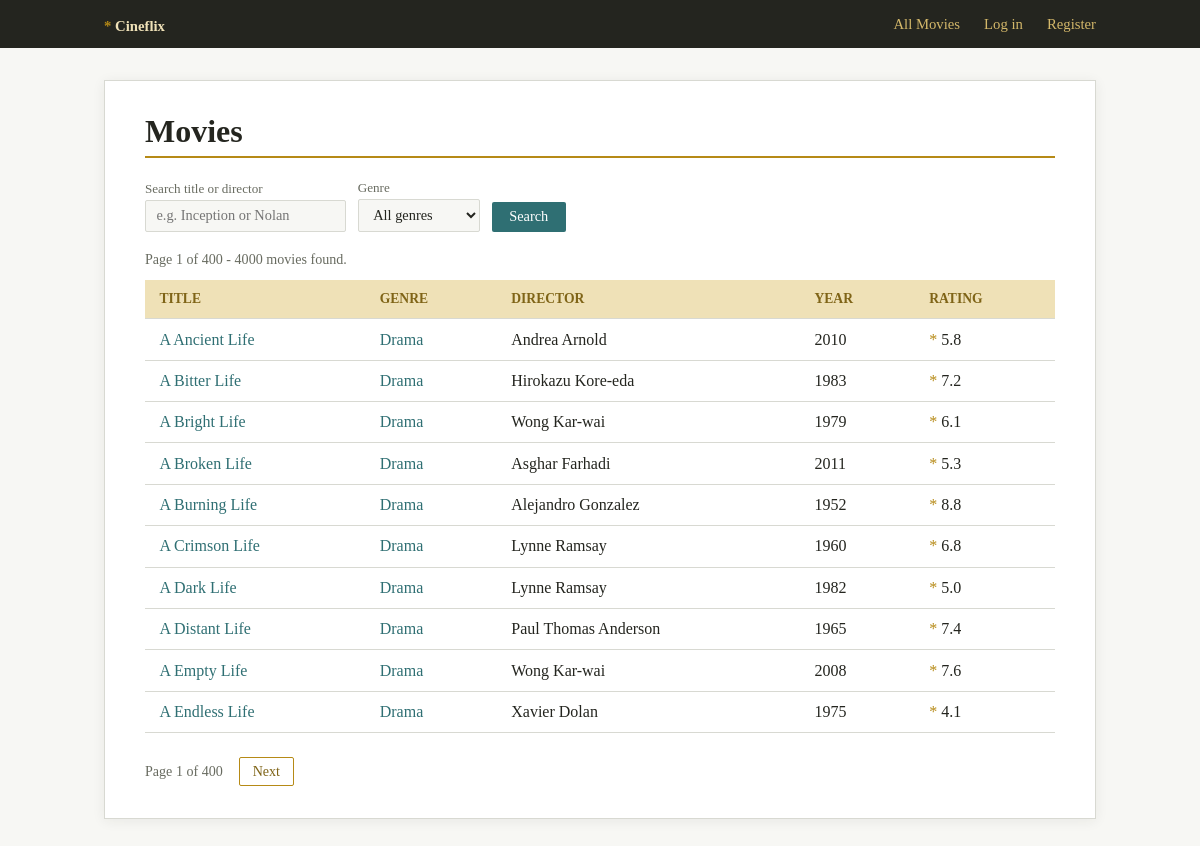
Page /movies/ on the committed database.
### models.py (models this page shows)
class Movie(db.Model):
    __tablename__ = "movies"
    source_code = db.Column(db.String(20), primary_key=True)
    title = db.Column(db.String(180), nullable=False, index=True)
    genre_code = db.Column(db.String(12), db.ForeignKey("genres.code"), nullable=False, index=True)
    director = db.Column(db.String(120), index=True)
    year = db.Column(db.Integer, index=True)
    rating = db.Column(db.Float, index=True)
    runtime_minutes = db.Column(db.Integer)
    description = db.Column(db.Text)
    genre = db.relationship("Genre", back_populates="movies")
    @property
    def id(self):
        return self.source_code

class Genre(db.Model):
    __tablename__ = "genres"
    code = db.Column(db.String(12), primary_key=True)
    name = db.Column(db.String(80), nullable=False, unique=True)
    description = db.Column(db.Text, nullable=False, default="")
    movies = db.relationship("Movie", back_populates="genre", lazy="dynamic")

### app.py (the view)
    @app.route("/movies/")
    def movie_list():
        search = request.args.get("search", "").strip()
        genre_filter = request.args.get("genre", "").strip()
        query = Movie.query.join(Genre)
        if search:
            search_pattern = f"%{search}%"
            query = query.filter(
                or_(Movie.title.ilike(search_pattern), Movie.director.ilike(search_pattern))
            )
        if genre_filter:
            query = query.filter(Movie.genre_code == genre_filter)
        query = query.order_by(Movie.title)
        pagination = paginate_query(query, page_number())
        return render_template(
            "movie_list.html",
            movies=pagination["items"],
            pagination=pagination,
            genres=Genre.query.order_by(Genre.name).all(),
            search_query=search,
            genre_filter=genre_filter,
        )

### app.py (called while the page is built)
def register_template_helpers(app):
    @app.context_processor
    def inject_helpers():
        return {"current_user": current_username}

def current_username():
    return session.get("username")

def page_number():
    try:
        return max(1, int(request.args.get("page", 1)))
    except ValueError:
        abort(400)

def paginate_query(query, page, per_page=PER_PAGE):
    total = query.count()
    num_pages = max(1, math.ceil(total / per_page))
    page = min(page, num_pages)
    items = query.limit(per_page).offset((page - 1) * per_page).all()
    return {
        "items": items,
        "page": page,
        "num_pages": num_pages,
        "has_prev": page > 1,
        "has_next": page < num_pages,
        "prev_page": page - 1,
        "next_page": page + 1,
        "total": total,
    }

### templates/movie_list.html (shortened to what this page needs)
{% extends "base.html" %}
{% block content %}
  <h1>Movies</h1>
  <form method="get" action="{{ url_for('movie_list') }}">
    <div class="search-row">
      <div>
        <label for="search">Search title or director</label>
        <input id="search" name="search" type="text" value="{{ search_query }}" placeholder="e.g. Inception or Nolan">
      </div>
      <div>
        <label for="genre">Genre</label>
        <select id="genre" name="genre">
          <option value="">All genres</option>
        </select>
      </div>
      <div>
        <label>&nbsp;</label>
        <button type="submit" class="btn">Search</button>
      </div>
    </div>
  </form>
  <p class="meta">
    Page {{ pagination.page }} of {{ pagination.num_pages }} -
    {{ pagination.total }} movie{{ 's' if pagination.total != 1 }} found.
  </p>
  <table>
    <thead>
      <tr>
        <th>Title</th>
        <th>Genre</th>
        <th>Director</th>
        <th>Year</th>
        <th>Rating</th>
      </tr>
    </thead>
    <tbody>
      {% for movie in movies %}
        <tr>
          <td><a href="{{ url_for('movie_detail', movie_id=movie.id) }}">{{ movie.title }}</a></td>
          <td><a href="{{ url_for('genre_detail', genre_code=movie.genre.code) }}">{{ movie.genre.name }}</a></td>
          <td>{{ movie.director or '-' }}</td>
          <td>{{ movie.year }}</td>
          <td><span class="star">*</span> {{ movie.rating }}</td>
        </tr>
      {% else %}
        <tr>
          <td colspan="5">No movies found matching your search.</td>
        </tr>
      {% endfor %}
    </tbody>
  </table>
  <div class="pagination">
    <span>Page {{ pagination.page }} of {{ pagination.num_pages }}</span>
    {% if pagination.has_next %}
      <a href="{{ url_for('movie_list', page=pagination.next_page, search=search_query, genre=genre_filter) }}">Next</a>
    {% endif %}
  </div>
{% endblock %}

### templates/base.html (style rules this page uses)
:root { --bg: #f7f7f4; --surface: #ffffff; --border: #d8d9d2; --text: #24251f; --text-muted: #686b60; --gold: #b68a16; --gold-light: #efe1b7; --gold-dark: #7f6417; --link: #2f6f73; --link-hover: #194a4d; --btn-bg: #2f6f73; --btn-fg: #ffffff; --btn-hover: #194a4d; --header-bg: #24251f; --header-fg: #efe1b7; }
*, *::before, *::after { box-sizing: border-box; }
body { font-family: Georgia, 'Times New Roman', serif; margin: 0; background: var(--bg); color: var(--text); min-height: 100vh; }
h1 { color: var(--text); border-bottom: 2px solid var(--gold); padding-bottom: .4rem; margin-top: 0; }
a { color: var(--link); text-decoration: none; }
table { width: 100%; border-collapse: collapse; margin-top: .5rem; }
th, td { border-bottom: 1px solid var(--border); padding: .7rem .9rem; text-align: left; }
th { background: var(--gold-light); color: var(--gold-dark); font-size: .85rem; text-transform: uppercase; }
.star { color: var(--gold); }
.meta { margin: .75rem 0; color: var(--text-muted); font-size: .88rem; }
.pagination { margin-top: 1.5rem; display: flex; gap: 1rem; align-items: center; font-size: .88rem; color: var(--text-muted); }
.pagination a { padding: .3rem .8rem; border: 1px solid var(--gold); color: var(--gold-dark); border-radius: 2px; }
.btn { display: inline-block; padding: .4rem 1.1rem; background: var(--btn-bg); color: var(--btn-fg); border: none; cursor: pointer; font-family: Georgia, serif; font-size: .9rem; border-radius: 2px; text-decoration: none; }
.search-row { display: flex; gap: .75rem; flex-wrap: wrap; align-items: flex-end; margin-bottom: 1.2rem; }
.search-row label { display: block; font-size: .82rem; margin-bottom: .2rem; color: var(--text-muted); }
input[type="text"], input[type="password"], select { font-family: Georgia, serif; padding: .4rem .65rem; border: 1px solid var(--border); background: var(--bg); color: var(--text); font-size: .9rem; border-radius: 2px; }

### rows in the picture
Movie: title "A Ancient Life", genre.name "Drama", director "Andrea Arnold", year "2010", rating "5.8"
Movie: title "A Bitter Life", genre.name "Drama", director "Hirokazu Kore-eda", year "1983", rating "7.2"
Movie: title "A Bright Life", genre.name "Drama", director "Wong Kar-wai", year "1979", rating "6.1"
Movie: title "A Broken Life", genre.name "Drama", director "Asghar Farhadi", year "2011", rating "5.3"
Movie: title "A Burning Life", genre.name "Drama", director "Alejandro Gonzalez", year "1952", rating "8.8"
Movie: title "A Crimson Life", genre.name "Drama", director "Lynne Ramsay", year "1960", rating "6.8"
Movie: title "A Dark Life", genre.name "Drama", director "Lynne Ramsay", year "1982", rating "5.0"
Movie: title "A Distant Life", genre.name "Drama", director "Paul Thomas Anderson", year "1965", rating "7.4"
Movie: title "A Empty Life", genre.name "Drama", director "Wong Kar-wai", year "2008", rating "7.6"
Movie: title "A Endless Life", genre.name "Drama", director "Xavier Dolan", year "1975", rating "4.1"

### other values in the picture
{{ pagination.page }} "1"
{{ pagination.num_pages }} "400"
{{ pagination.total }} "4000"
{{ 's' if pagination.total != 1 }} "s"
